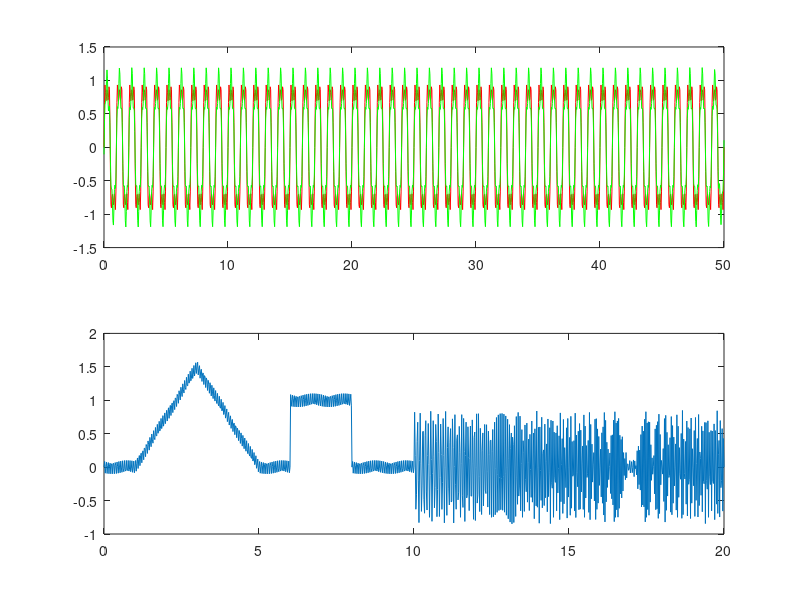

MATLAB code for this plot: (Note: this script raises an error after producing the figure.)
%% Filtracja 1
close all; clear; clc;

f1 = 1; f2 = 3; f3 = 5;
A1 = 1/f1; A2 = 1/f2; A3 = 1/f3;
Fs = 25;
t = 0 : 1/Fs : 50;

x1 = A1*sin(2*pi*t*f1);
x2 = A2*sin(2*pi*t*f2);
x3 = A3*sin(2*pi*t*f3);
x = x1 + x2 + x3;

XT = fftshift(fft(x));
WA = abs(XT);
f = linspace( -Fs/2, Fs/2, length(t) );

% pasmowozaporowy BUtterworth H(w) = 1/( 1 + ( (w*W/( w^2 -w0^2 ))^2n ) BP
f0 = 3;
BP = 1 ./ ( 1 + (0.5*f./(f.^2 - f0.^2)).^4);

xn = real(ifft(ifftshift(BP .* XT)));

subplot(211), plot(t,x,'r',t,xn,'g');
subplot(212), plot( f, WA, 'r', f, BP*400,'g');

%% 
% ZADANIE Z ZAGADNIEN OD DWORNIKA 3.2
close all; clear; clc;
%Stwórz sygnał (t=<0,20>s, Fs=50Hz) będący sumą składowych:
%• trójkątnej (tw=3, szerokość =4s, amp=1.5);
%• prostokąnej (szerokość = 2s, amp=1, środek=7s);
%• harmonicznej (f=17Hz, amp=0.1 - cały sygnał);
%• harmonicznej dla t>=10 s o narastającej liniowo częstotliwości (f_0=1Hz, f_k=11Hz)
%i amplitudzie 0.75

Fs = 50;
t = 0 : 1/Fs : 20;
x1 = 1.5*(1-abs(t-3)/2).*(abs(t-3)<2);
x2 = 1*(abs(t-7)<1);
x3 = 0.1*sin(2*pi*t*17);
x4 = 0.75*sin(2*pi*t.*(t-9)).*(t>=10);
x = x1 + x2 + x3 +x4;
plot(t,x);


%% Odszumianie 1
close all; clear; clc;
a = load( "dem_201.txt" );
x = a(:,1)';
x_szum = a(:,2)';
Fs = 1000;
disp(a);
t = 0 : 1/Fs : (length(x) - 1)/Fs;

% transformata fuoriera sprawdzam czy jest szum okresowy, jak jest to usuwa

XT = fftshift(fft(x_szum));
WA = abs(XT);
f = linspace( -Fs/2, Fs/2, length(x_szum) );

f0 = 420;
BP = 1 ./ ( 1 + (f./(f.^2 - f0.^2)).^2);

xn = ifft(ifftshift( BP .* XT ));

min_oc = Inf*ones(1,4);
n = length(t);
for N = 3:2:101
    LP = ones(1,N)/N;
    LP2 = fspecial( 'gaussian', [1 N], N/5 );
    xa = conv( xn, LP, 'same' );
    xg = conv( xn, LP2, 'same' );
    %xm = medfilt1( xn, N );
    xw = wiener2( xn, [1 N] );

    oc = sqrt( (1/n).*sum((x - xa).^2));
    if oc < min_oc(1)
        min_oc(1) = oc;
        ka = N;
    end

    oc = sqrt( (1/n).*sum((x - xg).^2));
    if oc < min_oc(2)
        min_oc(2) = oc;
        kg = N;
    end

    % oc = sqrt( (1/n).*sum((x - xm).^2));
    % if oc < min_oc(3)
    %     min_oc(3) = oc;
    %     km = N;
    % end

    oc = sqrt( (1/n).*sum((x - xw).^2));
    if oc < min_oc(4)
        min_oc(4) = oc;
        kw = N;
    end
end

disp( min_oc );
disp( [ ka kg kw ] );

% czemu nie działa xm ??????????



%% ODSZUMIANIE 2 

a = load( "szum_101.txt" );
x = a(:,1)';
x_szum = a(:,2)';
Fs = 1000;
t = 0 : 1/Fs : (length(x_szum) - 1)/Fs;

XT = fftshift(fft(x_szum));
WA = abs(XT);
f = linspace( -Fs/2, Fs/2, length(t) );

plot( f, WA );

f0 = 310;
BP = 1 ./ ( 1 + ( 20*f./(f.^2 - f0.^2)).^4);
xn = real(ifft( ifftshift( BP .* XT )));

min_oc = Inf*ones(1,4);
n = length(t);
for N = 3 : 2 : 101
    LP = ones(1, N)/N;
    LP2 = fspecial( 'gaussian', [1 N], N/5 );
    xa = conv( xn, LP, 'same' );
    xg = conv( xn, LP2, 'same' );
    xm = medfilt1( xn, N );
    xw = wiener2(xn, [1,N]);
    xw = wiener2(xw, [1,N+9]);
    xm = medfilt1(xw, N+22);

    
    oc = sqrt((1/n).*sum((x - xa).^2));
    if oc < min_oc(1)
        min_oc(1) = oc;
        ka = N;
    end

     oc = sqrt((1/n).*sum((x - xg).^2));
    if oc < min_oc(2)
        min_oc(2) = oc;
        kg = N;
    end

     oc = sqrt((1/n).*sum((x - xm).^2));
    if oc < min_oc(3)
        min_oc(3) = oc;
        km = N;
    end

     oc = sqrt((1/n).*sum((x - xw).^2));
    if oc < min_oc(4)
        min_oc(4) = oc;
        kw = N;
    end
end

disp( min_oc );
disp([ ka kg km kw]);

subplot(211), plot(t,x, 'g', t,xm,'r');
subplot(212), plot(f, WA, 'g', f, 50000*BP, 'r');

 
%% ODSZUMIANIE 3

a = load("szum_102.txt");
x = a(:,1)';
x_szum = a(:,2)';
Fs = 500;
t = 0 : 1/Fs : ( length(x_szum)-1 )/Fs;

XT = fftshift(fft(x_szum));
WA = abs(WA);
f = linspace( -Fs/2, Fs/2, length(t) );


f0 = 155;
BP = 1 ./ ( 1 + (6*f./(f.^2 - f0.^2)).^4);
W = real( ifft( ifftshift( BP .* XT)));

n = length(t);
min_oc = Inf*ones(1,4);

for N = 3 : 2 : 101
    LP = ones(1, N)/N;
    LP2 = fspecial( 'gaussian', [1 N], N/5 );
    xa = conv( W, LP, 'same' );
    xg = conv( W, LP2, 'same' );
    xm = medfilt1( W, N );
    xw = wiener2( W, [1 N] );
    xw = medfilt1( xw, N );
    xw = wiener2( xw, [1 N] );

    oc = sqrt( (1/n)*sum((x - xa).^2));
    if oc < min_oc(1)
        min_oc(1) = oc;
        ka = N;
    end

    oc = sqrt( (1/n)*sum((x - xg).^2));
    if oc < min_oc(2)
        min_oc(2) = oc;
        ka = N;
    end

    oc = sqrt( (1/n)*sum((x - xm).^2));
    if oc < min_oc(3)
        min_oc(3) = oc;
        ka = N;
    end

    oc = sqrt( (1/n)*sum((x - xw).^2));
    if oc < min_oc(4)
        min_oc(4) = oc;
        ka = N;
    end
    w = min( min_oc );
end

disp( min_oc );
disp( [ ka kg km kw ] );
disp(w);

subplot(211), plot( t, x_szum, 'r', t, xw, 'g' );
subplot(212), plot( f, WA, 'g', f, BP*5000, 'r');

%% KORELACJA 2
close all; clear; clc;

a = load( "kor_301.txt" );
t = a(:,1)';
x = a(:,2)';
dt = t(2) - t(1);
Fs = 1/dt;
disp(a);
t = 0 : 1/Fs : max(t);

% figura -> corr -> tc -> find -> shift
tc = -max(t) : 1/Fs : max(t);

% trojkat
tt = -10 : 1/Fs : 10;
x1 = 0.75*(1-abs(tt)/10).*(abs(tt)<10);
xc1 = xcorr( x.^4, x1.^4 );
nr = find( xc1 == max(xc1), 1,"first");
shift1 = tc(nr) + 10;

% trojkat 2
tt2 = - 14 : 1/Fs : 14;
x2 = 0.7*(1-abs(tt2)/14);
xc2 = xcorr( x.^2, x2.^2 );
nr = find( xc2 == max( xc2 ), 1, 'first' );
shift2 = tc(nr) + 14;

% prostokatny 
tt3 = - 10 : 1/Fs : 10;
x3 = 0.45.*(abs(tt3)<10);
xc3 = xcorr( x, x3 ) + xcorr( 1-x.^3, 1-x3.^3 );
nr = find( xc3 == max(xc3), 1, "first" );
shift3 = tc(nr) + 10;

% prostokatny2
tt4 = - 8 : 1/Fs : 8;
x4 = 0.55.*(abs(tt4)<8);
xc4 = xcorr( x, x4 );
nr = find( xc4 == max(xc4), 1, "first" );
shift4 = tc(nr) + 8;

% gauss 1
t5 = -20 : 1/Fs : 20;
x5 = 0.65*exp( -(t5).^2./32);
xc5 = xcorr( x, x5 );
nr = find( xc5 == max( xc5 ), 3, "first" );
shift5 = tc(nr);


% subplot(211),plot(t,x, t5+shift5, xx5);
% subplot(212),plot(tc,xc);


subplot(211), plot( t, x, 'g', t5+shift5, x5, 'r' );
subplot(212), plot( tc, xc5 );





disp( shift1 - 10 );





























